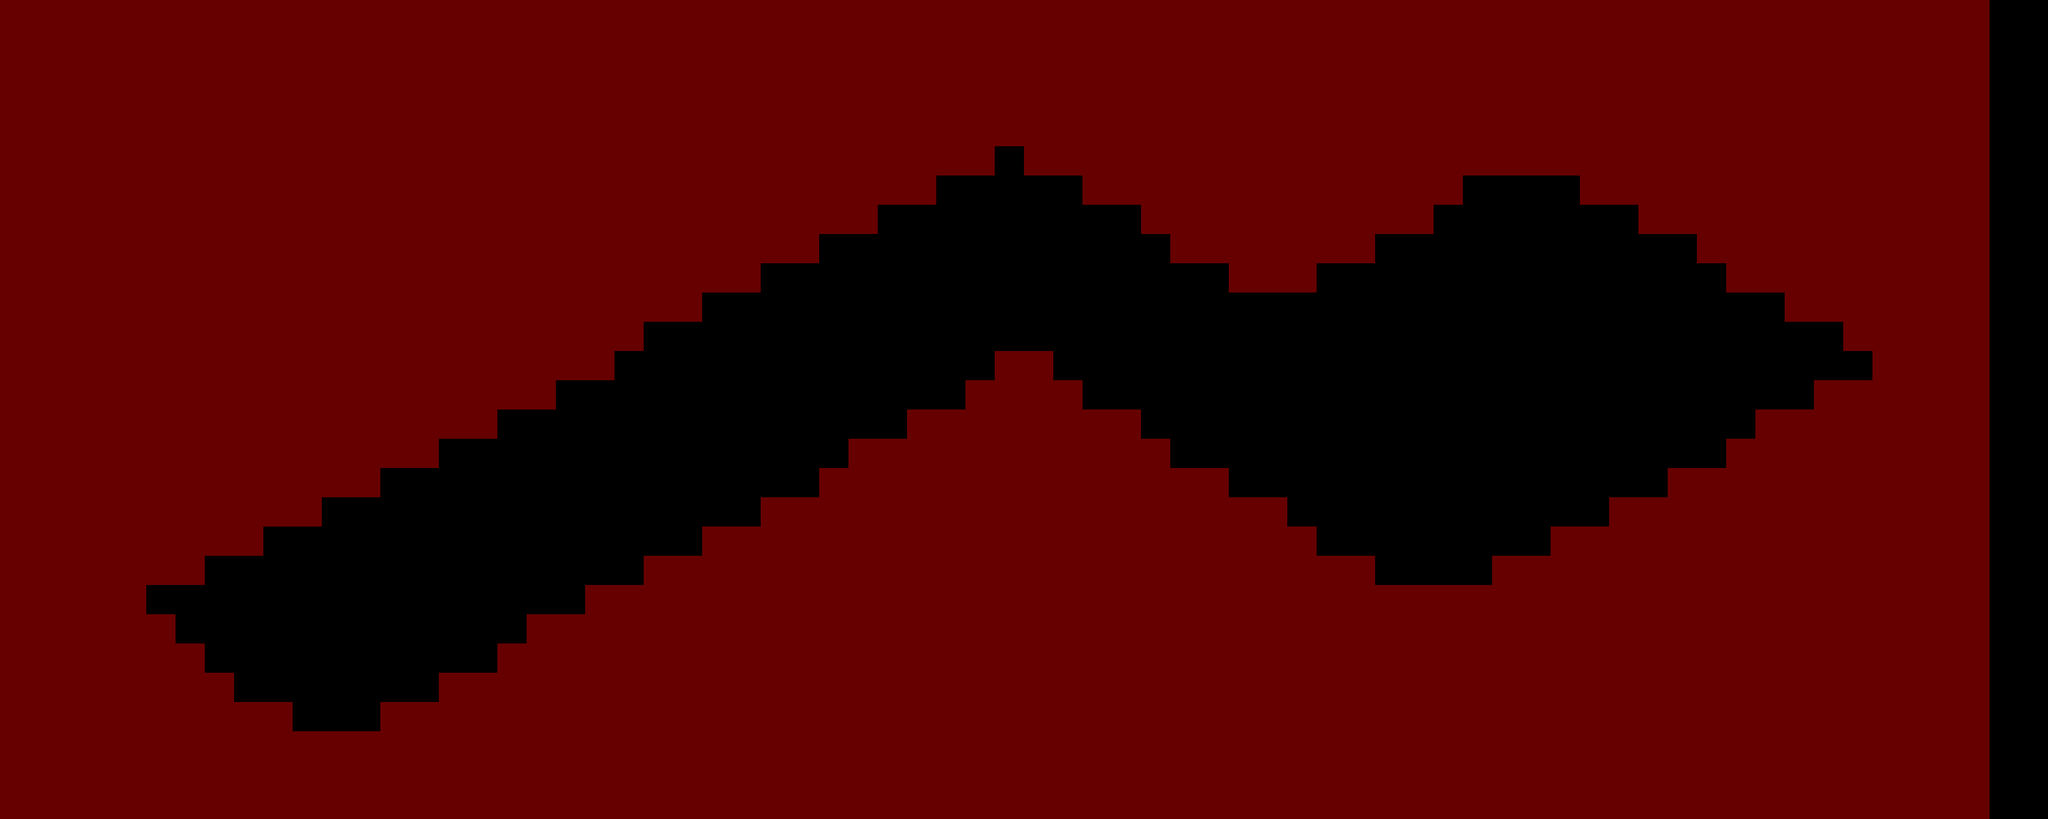

This game map was drawn from its Tiled (.tmx) file and the tilesets committed beside it. A one-line description and the full map source follow:
An orthogonal 70x28 tile map with 64x64 px tiles, 1 tile layer (碰撞（红色）), 2 tilesets.

<map version="1.0" tiledversion="1.1.6" orientation="orthogonal" renderorder="left-up" width="70" height="28" tilewidth="64" tileheight="64" infinite="0" nextobjectid="1"><tileset firstgid="1" name="tile_res" tilewidth="64" tileheight="64" tilecount="2" columns="2"><image source="../misc/tile_res.png" width="128" height="64" /></tileset><tileset firstgid="3" name="tile_res" tilewidth="64" tileheight="64" tilecount="2" columns="2"><image source="../misc/tile_res.png" width="128" height="64" /></tileset><imagelayer name="背景"><image source="mdata.jpg" width="4481" height="1796" /></imagelayer><layer name="碰撞（红色）" width="70" height="28"><data encoding="csv">1,1,1,1,1,1,1,1,1,1,1,1,1,1,1,1,1,1,1,1,1,1,1,1,1,1,1,1,1,1,1,1,1,1,1,1,1,1,1,1,1,1,1,1,1,1,1,1,1,1,1,1,1,1,1,1,1,1,1,1,1,1,1,1,1,1,1,1,0,0,1,1,1,1,1,1,1,1,1,1,1,1,1,1,1,1,1,1,1,1,1,1,1,1,1,1,1,1,1,1,1,1,1,1,1,1,1,1,1,1,1,1,1,1,1,1,1,1,1,1,1,1,1,1,1,1,1,1,1,1,1,1,1,1,1,1,1,1,0,0,1,1,1,1,1,1,1,1,1,1,1,1,1,1,1,1,1,1,1,1,1,1,1,1,1,1,1,1,1,1,1,1,1,1,1,1,1,1,1,1,1,1,1,1,1,1,1,1,1,1,1,1,1,1,1,1,1,1,1,1,1,1,1,1,1,1,1,1,0,0,1,1,1,1,1,1,1,1,1,1,1,1,1,1,1,1,1,1,1,1,1,1,1,1,1,1,1,1,1,1,1,1,1,1,1,1,1,1,1,1,1,1,1,1,1,1,1,1,1,1,1,1,1,1,1,1,1,1,1,1,1,1,1,1,1,1,1,1,0,0,1,1,1,1,1,1,1,1,1,1,1,1,1,1,1,1,1,1,1,1,1,1,1,1,1,1,1,1,1,1,1,1,1,1,1,1,1,1,1,1,1,1,1,1,1,1,1,1,1,1,1,1,1,1,1,1,1,1,1,1,1,1,1,1,1,1,1,1,0,0,1,1,1,1,1,1,1,1,1,1,1,1,1,1,1,1,1,1,1,1,1,1,1,1,1,1,1,1,1,1,1,1,1,1,0,1,1,1,1,1,1,1,1,1,1,1,1,1,1,1,1,1,1,1,1,1,1,1,1,1,1,1,1,1,1,1,1,1,0,0,1,1,1,1,1,1,1,1,1,1,1,1,1,1,1,1,1,1,1,1,1,1,1,1,1,1,1,1,1,1,1,1,0,0,0,0,0,1,1,1,1,1,1,1,1,1,1,1,1,1,0,0,0,0,1,1,1,1,1,1,1,1,1,1,1,1,1,1,0,0,1,1,1,1,1,1,1,1,1,1,1,1,1,1,1,1,1,1,1,1,1,1,1,1,1,1,1,1,1,1,0,0,0,0,0,0,0,0,0,1,1,1,1,1,1,1,1,1,1,0,0,0,0,0,0,0,1,1,1,1,1,1,1,1,1,1,1,1,0,0,1,1,1,1,1,1,1,1,1,1,1,1,1,1,1,1,1,1,1,1,1,1,1,1,1,1,1,1,0,0,0,0,0,0,0,0,0,0,0,0,1,1,1,1,1,1,1,0,0,0,0,0,0,0,0,0,0,0,1,1,1,1,1,1,1,1,1,1,0,0,1,1,1,1,1,1,1,1,1,1,1,1,1,1,1,1,1,1,1,1,1,1,1,1,1,1,0,0,0,0,0,0,0,0,0,0,0,0,0,0,0,0,1,1,1,0,0,0,0,0,0,0,0,0,0,0,0,0,0,1,1,1,1,1,1,1,1,1,0,0,1,1,1,1,1,1,1,1,1,1,1,1,1,1,1,1,1,1,1,1,1,1,1,1,0,0,0,0,0,0,0,0,0,0,0,0,0,0,0,0,0,0,0,0,0,0,0,0,0,0,0,0,0,0,0,0,0,0,0,0,0,1,1,1,1,1,1,1,0,0,1,1,1,1,1,1,1,1,1,1,1,1,1,1,1,1,1,1,1,1,1,1,0,0,0,0,0,0,0,0,0,0,0,0,0,0,0,0,0,0,0,0,0,0,0,0,0,0,0,0,0,0,0,0,0,0,0,0,0,0,0,0,0,1,1,1,1,1,0,0,1,1,1,1,1,1,1,1,1,1,1,1,1,1,1,1,1,1,1,1,1,0,0,0,0,0,0,0,0,0,0,0,0,0,1,1,0,0,0,0,0,0,0,0,0,0,0,0,0,0,0,0,0,0,0,0,0,0,0,0,0,0,0,0,1,1,1,1,0,0,1,1,1,1,1,1,1,1,1,1,1,1,1,1,1,1,1,1,1,0,0,0,0,0,0,0,0,0,0,0,0,0,0,1,1,1,1,0,0,0,0,0,0,0,0,0,0,0,0,0,0,0,0,0,0,0,0,0,0,0,0,0,1,1,1,1,1,1,0,0,1,1,1,1,1,1,1,1,1,1,1,1,1,1,1,1,1,0,0,0,0,0,0,0,0,0,0,0,0,0,0,1,1,1,1,1,1,1,1,0,0,0,0,0,0,0,0,0,0,0,0,0,0,0,0,0,0,0,0,0,1,1,1,1,1,1,1,1,0,0,1,1,1,1,1,1,1,1,1,1,1,1,1,1,1,0,0,0,0,0,0,0,0,0,0,0,0,0,0,1,1,1,1,1,1,1,1,1,1,1,0,0,0,0,0,0,0,0,0,0,0,0,0,0,0,0,0,0,0,1,1,1,1,1,1,1,1,1,0,0,1,1,1,1,1,1,1,1,1,1,1,1,1,0,0,0,0,0,0,0,0,0,0,0,0,0,0,0,1,1,1,1,1,1,1,1,1,1,1,1,1,1,0,0,0,0,0,0,0,0,0,0,0,0,0,0,0,1,1,1,1,1,1,1,1,1,1,1,0,0,1,1,1,1,1,1,1,1,1,1,1,0,0,0,0,0,0,0,0,0,0,0,0,0,0,0,1,1,1,1,1,1,1,1,1,1,1,1,1,1,1,1,1,1,0,0,0,0,0,0,0,0,0,0,0,1,1,1,1,1,1,1,1,1,1,1,1,1,0,0,1,1,1,1,1,1,1,1,1,0,0,0,0,0,0,0,0,0,0,0,0,0,0,0,1,1,1,1,1,1,1,1,1,1,1,1,1,1,1,1,1,1,1,1,1,0,0,0,0,0,0,0,0,1,1,1,1,1,1,1,1,1,1,1,1,1,1,1,0,0,1,1,1,1,1,1,1,0,0,0,0,0,0,0,0,0,0,0,0,0,0,0,1,1,1,1,1,1,1,1,1,1,1,1,1,1,1,1,1,1,1,1,1,1,1,1,1,0,0,0,0,1,1,1,1,1,1,1,1,1,1,1,1,1,1,1,1,1,0,0,1,1,1,1,1,0,0,0,0,0,0,0,0,0,0,0,0,0,0,0,1,1,1,1,1,1,1,1,1,1,1,1,1,1,1,1,1,1,1,1,1,1,1,1,1,1,1,1,1,1,1,1,1,1,1,1,1,1,1,1,1,1,1,1,1,1,1,1,0,0,1,1,1,1,1,1,0,0,0,0,0,0,0,0,0,0,0,0,1,1,1,1,1,1,1,1,1,1,1,1,1,1,1,1,1,1,1,1,1,1,1,1,1,1,1,1,1,1,1,1,1,1,1,1,1,1,1,1,1,1,1,1,1,1,1,1,1,1,0,0,1,1,1,1,1,1,1,0,0,0,0,0,0,0,0,0,0,1,1,1,1,1,1,1,1,1,1,1,1,1,1,1,1,1,1,1,1,1,1,1,1,1,1,1,1,1,1,1,1,1,1,1,1,1,1,1,1,1,1,1,1,1,1,1,1,1,1,1,0,0,1,1,1,1,1,1,1,1,0,0,0,0,0,0,0,1,1,1,1,1,1,1,1,1,1,1,1,1,1,1,1,1,1,1,1,1,1,1,1,1,1,1,1,1,1,1,1,1,1,1,1,1,1,1,1,1,1,1,1,1,1,1,1,1,1,1,1,1,0,0,1,1,1,1,1,1,1,1,1,1,0,0,0,1,1,1,1,1,1,1,1,1,1,1,1,1,1,1,1,1,1,1,1,1,1,1,1,1,1,1,1,1,1,1,1,1,1,1,1,1,1,1,1,1,1,1,1,1,1,1,1,1,1,1,1,1,1,1,0,0,1,1,1,1,1,1,1,1,1,1,1,1,1,1,1,1,1,1,1,1,1,1,1,1,1,1,1,1,1,1,1,1,1,1,1,1,1,1,1,1,1,1,1,1,1,1,1,1,1,1,1,1,1,1,1,1,1,1,1,1,1,1,1,1,1,1,1,1,0,0,1,1,1,1,1,1,1,1,1,1,1,1,1,1,1,1,1,1,1,1,1,1,1,1,1,1,1,1,1,1,1,1,1,1,1,1,1,1,1,1,1,1,1,1,1,1,1,1,1,1,1,1,1,1,1,1,1,1,1,1,1,1,1,1,1,1,1,1,0,0,1,1,1,1,1,1,1,1,1,1,1,1,1,1,1,1,1,1,1,1,1,1,1,1,1,1,1,1,1,1,1,1,1,1,1,1,1,1,1,1,1,1,1,1,1,1,1,1,1,1,1,1,1,1,1,1,1,1,1,1,1,1,1,1,1,1,1,1,0,0</data></layer></map>
